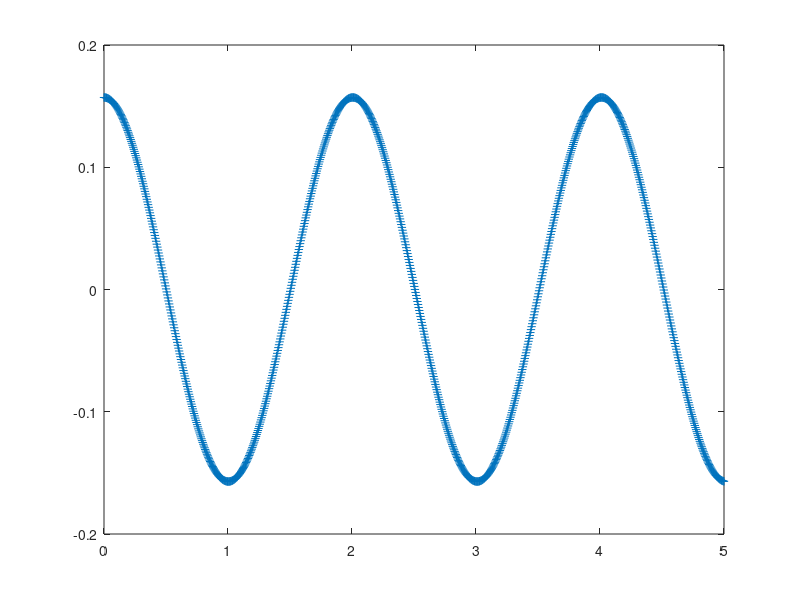

Reproduce this figure in MATLAB. (Note: this script raises an error after producing the figure.)
function Practica1_AnalyticalPendulum
g = 9.81;
l = 1;
w = sqrt(g/l);
m = 1;

theta0V  = pi/20;
dtheta0V = 0;

tV = linspace(0,5,1000);


thetaV_E = obtainAnaliticalSolutionViaExplicitFormula(tV,w,theta0V,dtheta0V);
plot(tV,thetaV_E,'+')

thetaV_A = obtainAnaliticalSolutionViaSymbolicProcedure(tV,w,theta0V,dtheta0V);
hold on
plot(tV,thetaV_A,'+')

error = norm(thetaV_E - thetaV_A)/norm(thetaV_A)

dthetaV = obtainDerivativeViaExplicitFormula(tV,w,theta0V,dtheta0V);
figure
plot(tV,dthetaV,'+')

[E,Ek,Ep] = computeEnergies(m,g,l,thetaV_A,dthetaV);
figure(3)
plot(tV,[E;Ek;Ep])

end

function thetaV = obtainAnaliticalSolutionViaExplicitFormula(tV,w,theta0V,dtheta0V)
B = dtheta0V/w;
A = theta0V;
thetaV = A*cos(w*tV) + B*sin(w*tV);
end

function dthetaV = obtainDerivativeViaExplicitFormula(tV,w,theta0V,dtheta0V)
B = dtheta0V/w;
A = theta0V;
dthetaV = w*A*sin(w*tV) - w*B*cos(w*tV);
end

function [E,Ek,Ep] = computeEnergies(m,g,l,theta,dtheta)
Ek = computeKineticEnergy(m,dtheta);
Ep = computePotentialEnergy(m,g,l,theta);
E = Ek + Ep;
end

function Ep = computePotentialEnergy(m,g,l,theta)
Ep = m*g*l*(1-cos(theta));
end

function Ek = computeKineticEnergy(m,dtheta)
Ek = 0.5*m*dtheta.*dtheta;
end


function thetaV = obtainAnaliticalSolutionViaSymbolicProcedure(tV,w,theta0V,dtheta0V)
A = sym('A');
B = sym('B');
%
t = sym('t');
%
theta0 = sym('theta0','real');
dtheta0 = sym('dtheta0','real');
%
theta = A*cos(w*t) + B*sin(w*t);
%
dtheta = diff(theta,t);
%
eq(1) = theta0  == subs(theta,t,0);
eq(2) = dtheta0 == subs(dtheta,t,0);
%
solution = solve(eq,[A,B]);
%
theta = subs(theta,[A,B],[solution.A,solution.B]);
theta = simplify(theta);
%

theta = subs(theta,theta0,theta0V);
theta = subs(theta,dtheta0,dtheta0V);

theta = matlabFunction(theta);

thetaV = theta(tV);

end